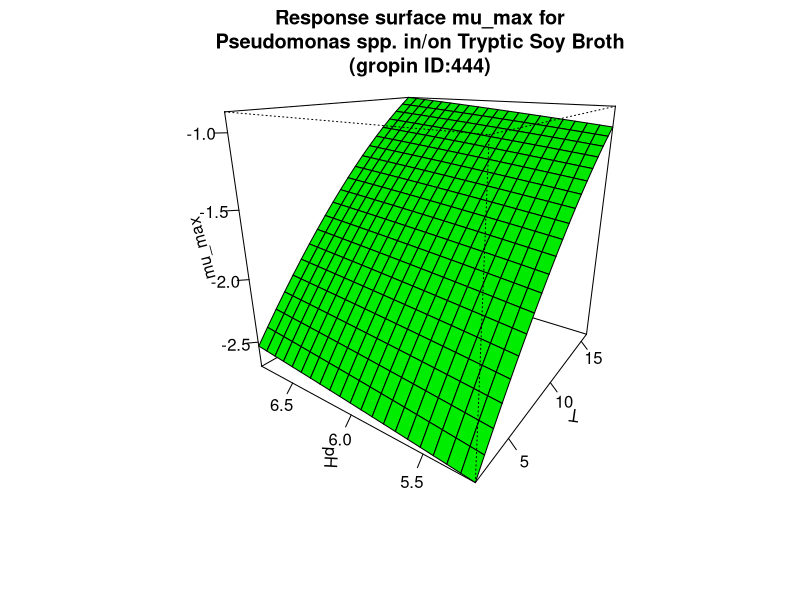

R code for this plot:
#############################
# start of Parameter script
#############################
T <- seq(1.998001998002,16.016,length.out=21)
pH <- seq(5.1948051948052,6.8068,length.out=21)
#############################
# end of Parameter script
#############################
############################# 
# start of Model script Gropin ID 444 
#############################
 
# constant coefficients for this model
 
variables <- data.frame(T,pH)
argumentsPar <- expand.grid(variables)
 
# heart of the model
response_surface <- function(T,pH) {
   mumax <-(-3.929+0.185*T+0.2142*pH-0.003181*(T^2)-0.008647*(pH^2)-0.001372*T*pH)

return(mumax=mumax)
} 

# output parameters
mumax <- cbind(argumentsPar,response_surface(argumentsPar['T'],argumentsPar['pH']))
colnames(mumax) <- c(colnames(argumentsPar),'mumax')
#############################
# End of Model script
#############################
############################# 
# start of Visualisation script Gropin ID 444 
#############################
persp(T,pH,matrix(unlist(mumax$mumax),nrow=21),col = 'green',xlab='T',ylab='pH',zlab='mu_max',main='Response surface mu_max for
Pseudomonas spp. in/on Tryptic Soy Broth
(gropin ID:444)',theta=305,phi=20,shade=0.25,ticktype = 'detailed')
#############################
# End of Visualisation script
#############################
